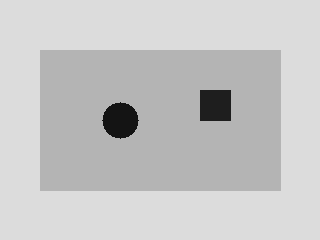
#> input picture data/images/inspection_input.png, 320 x 240 px
$ python run_inspection.py
#> lines starting #> are read from the running program, lines starting #| are printed output that depends on the picture; after the words box and inside, x2 and y2 are one past the last pixel; in counts of white or black regions, pixels touching at a corner belong together
### src/cv/inspection.py
from pathlib import Path

import cv2
import numpy as np


# [8 lines left out: function create_inspection_sample, not called in this run]


def to_grayscale(image: np.ndarray) -> np.ndarray:
    return cv2.cvtColor(image, cv2.COLOR_BGR2GRAY)


def threshold_defects(gray: np.ndarray) -> np.ndarray:
    _, mask = cv2.threshold(gray, 80, 255, cv2.THRESH_BINARY_INV)
    return mask


def clean_mask(mask: np.ndarray) -> np.ndarray:
    kernel = np.ones((3, 3), np.uint8)
    opened = cv2.morphologyEx(mask, cv2.MORPH_OPEN, kernel)
    cleaned = cv2.morphologyEx(opened, cv2.MORPH_CLOSE, kernel)
    return cleaned


def find_defect_contours(mask: np.ndarray) -> list[np.ndarray]:
    contours, _ = cv2.findContours(mask, cv2.RETR_EXTERNAL, cv2.CHAIN_APPROX_SIMPLE)
    return contours


def draw_defect_boxes(image: np.ndarray, contours: list[np.ndarray], min_area: int = 50) -> np.ndarray:
    output = image.copy()

    for contour in contours:
        area = cv2.contourArea(contour)
        if area < min_area:
            continue

        x, y, w, h = cv2.boundingRect(contour)
        cv2.rectangle(output, (x, y), (x + w, y + h), (0, 0, 255), 2)
        cv2.putText(output, f"area={int(area)}", (x, y - 8), cv2.FONT_HERSHEY_SIMPLEX, 0.5, (0, 0, 255), 1)

    return output

### scripts/run_inspection.py
from pathlib import Path
import sys

import cv2

PROJECT_ROOT = Path(__file__).resolve().parents[1]
SRC_PATH = PROJECT_ROOT / "src"

if str(SRC_PATH) not in sys.path:
    sys.path.insert(0, str(SRC_PATH))

from cv.inspection import (
    clean_mask,
    create_inspection_sample,
    draw_defect_boxes,
    find_defect_contours,
    threshold_defects,
    to_grayscale,
)


def main() -> None:
    input_path = PROJECT_ROOT / "data" / "images" / "inspection_input.png"
    gray_path = PROJECT_ROOT / "data" / "output" / "inspection_gray.png"
    mask_path = PROJECT_ROOT / "data" / "output" / "inspection_mask.png"
    cleaned_path = PROJECT_ROOT / "data" / "output" / "inspection_cleaned.png"
    boxed_path = PROJECT_ROOT / "data" / "output" / "inspection_boxed.png"

    input_path.parent.mkdir(parents=True, exist_ok=True)
    boxed_path.parent.mkdir(parents=True, exist_ok=True)

    if not input_path.exists():
        create_inspection_sample(input_path)

    image = cv2.imread(str(input_path))
#> image is the input picture: shape (240, 320, 3); min 20, max 220, mean 198.3
    gray = to_grayscale(image)
    mask = threshold_defects(gray)
#> in threshold_defects, `_, mask = cv2.threshold(gray, 80, 255, cv2.THRESH_BINARY_INV)`:
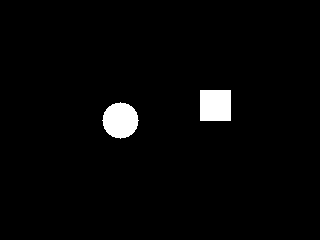
#> mask: shape (240, 320); 2.6% white; 2 white regions, box (x1, y1, x2, y2) and area: (102, 102, 139, 139) 1009, (200, 90, 231, 121) 961
    cleaned = clean_mask(mask)
#> in clean_mask, `opened = cv2.morphologyEx(mask, cv2.MORPH_OPEN, kernel)`: opened: shape (240, 320); 2.6% white; 2 white regions
    contours = find_defect_contours(cleaned)
#> in find_defect_contours, `contours, _ = cv2.findContours(mask, cv2.RETR_EXTERNAL, cv2.CHAIN_APPR..`: contours = 2 contours; box (x1, y1, x2, y2) and area: (103, 103, 138, 138) 954, (200, 90, 231, 121) 900
    boxed = draw_defect_boxes(image, contours)
#> the loop in draw_defect_boxes, `for contour in contours:` made 2 passes
#> (area, x, y, w, h) on pass 1: (954, 103, 103, 35, 35)
#> (contour, area, x, y, w, h) on pass 2: ([[200, 90], [200, 120], [230, 120], [230, 90]], 900, 200, 90, 31, 31)
#> after the loop in draw_defect_boxes, `for contour in contours:`:
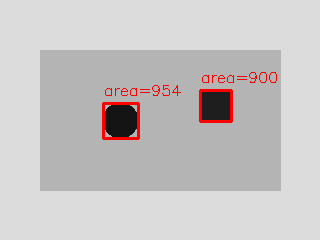
#> output: shape (240, 320, 3); 1.5% of pixels changed, all inside (x1, y1, x2, y2) = (102, 72, 277, 140)

    cv2.imwrite(str(gray_path), gray)
    cv2.imwrite(str(mask_path), mask)
    cv2.imwrite(str(cleaned_path), cleaned)
    cv2.imwrite(str(boxed_path), boxed)

    print(f"Input image: {input_path}")
    print(f"Contours found: {len(contours)}")
#| Contours found: 2
    print(f"Boxed output: {boxed_path}")


if __name__ == "__main__":
    main()
